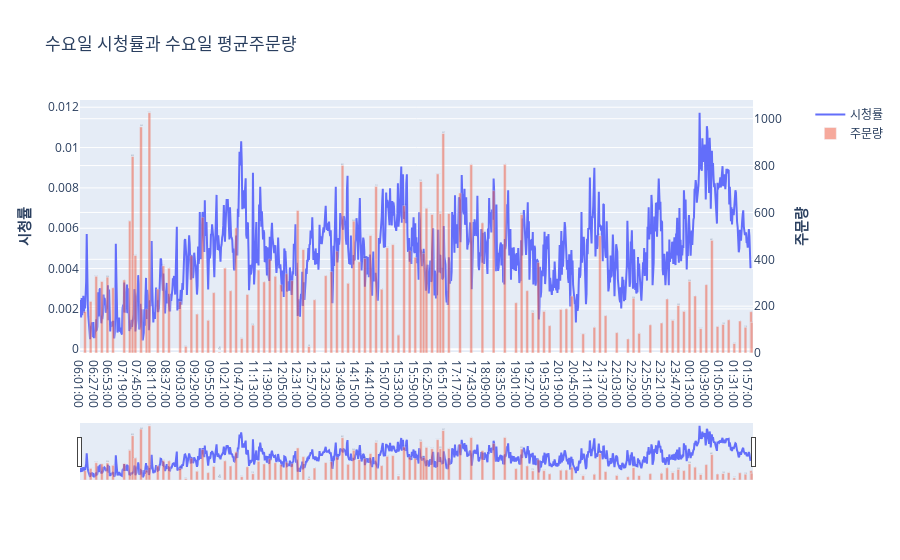

The notebook cell this image was saved under:
### Code cell
compare_ratings_and_orders_of_the_weekday("Wed")
